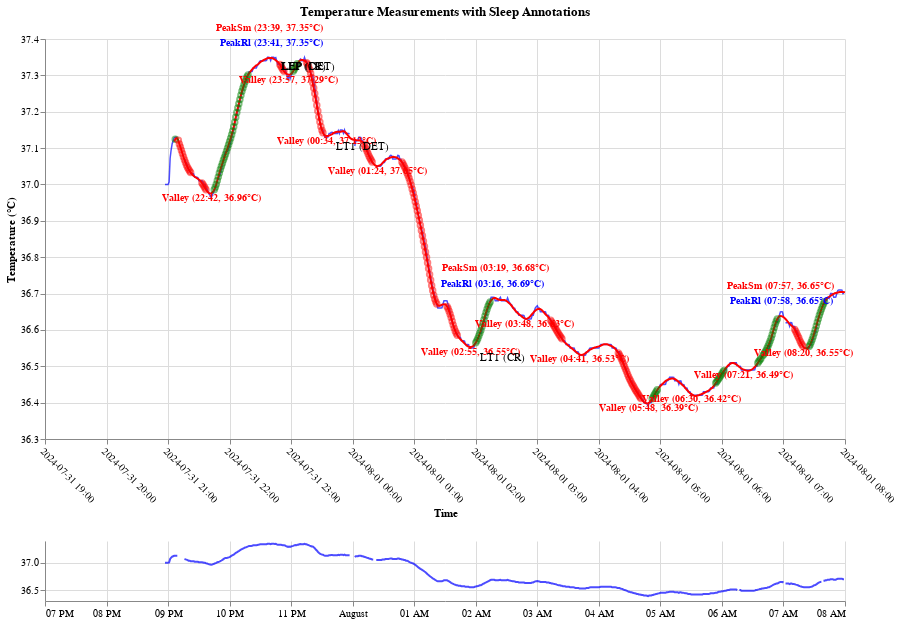

Write notebook code for a chart like this one.
### Code cell
do_it_all('2024-07-31', '19:00:00Z', '08:00:00Z')

### Figure 1 — Vega-Lite specification as saved in the notebook (floating-point values rounded to 4 significant figures; data arrays with more than 128 entries replaced by an {"elided": "..."} marker saying what was removed)
{"config": {"view": {"continuousWidth": 300, "continuousHeight": 300, "stroke": null}, "axis": {"grid": true, "gridColor": "#DCDCDC"}}, "vconcat": [{"layer": [{"data": {"name": "data-267a3133937f069cf3b88b018903c1a9"}, "mark": {"type": "line", "color": "blue", "opacity": 0.7, "strokeWidth": 1.5}, "encoding": {"tooltip": [{"field": "time", "format": "%Y-%m-%d %H:%M:%S", "type": "temporal"}, {"field": "Temp", "type": "quantitative"}], "x": {"axis": {"format": "%Y-%m-%d %H:%M", "labelAngle": 45, "tickCount": 10, "title": "Time"}, "field": "time", "scale": {"domain": {"param": "brush"}}, "type": "temporal"}, "y": {"axis": {"title": "Temperature (°C)"}, "field": "Temp", "scale": {"zero": false}, "type": "quantitative"}}}, {"data": {"name": "data-267a3133937f069cf3b88b018903c1a9"}, "mark": {"type": "line", "color": "red", "strokeWidth": 2}, "encoding": {"tooltip": [{"field": "time", "format": "%Y-%m-%d %H:%M:%S", "type": "temporal"}, {"field": "Temp_Smoothed_Savgol", "type": "quantitative"}], "x": {"field": "time", "type": "temporal"}, "y": {"field": "Temp_Smoothed_Savgol", "type": "quantitative"}}}, {"data": {"name": "data-fcbcf4d35f36e5e512dde4e699e3ad80"}, "mark": {"type": "point", "color": "green", "opacity": 0.5, "size": 30}, "encoding": {"tooltip": [{"field": "time", "format": "%Y-%m-%d %H:%M:%S", "type": "temporal"}, {"field": "Temp_Smoothed_Savgol", "type": "quantitative"}, {"field": "feature", "type": "nominal"}], "x": {"field": "time", "type": "temporal"}, "y": {"field": "Temp_Smoothed_Savgol", "type": "quantitative"}}}, {"data": {"name": "data-57d3488daacf5e772d331db90fa07d07"}, "mark": {"type": "point", "color": "red", "opacity": 0.5, "size": 30}, "encoding": {"tooltip": [{"field": "time", "format": "%Y-%m-%d %H:%M:%S", "type": "temporal"}, {"field": "Temp_Smoothed_Savgol", "type": "quantitative"}, {"field": "feature", "type": "nominal"}], "x": {"field": "time", "type": "temporal"}, "y": {"field": "Temp_Smoothed_Savgol", "type": "quantitative"}}}, {"data": {"name": "data-2ec0c960ca9116d701b496848f085f9c"}, "mark": {"type": "text", "align": "center", "baseline": "bottom", "dy": -25, "fontSize": 10, "fontWeight": "bold"}, "encoding": {"color": {"value": "red"}, "text": {"field": "feature", "type": "nominal"}, "x": {"field": "time", "type": "temporal"}, "y": {"field": "Temp_Smoothed_Savgol", "type": "quantitative"}}}, {"data": {"name": "data-14213e674a8263de45fbd0a7d1953205"}, "mark": {"type": "text", "align": "center", "baseline": "bottom", "dy": -10, "fontSize": 10, "fontWeight": "bold"}, "encoding": {"color": {"value": "blue"}, "text": {"field": "feature", "type": "nominal"}, "x": {"field": "time", "type": "temporal"}, "y": {"field": "Temp_Smoothed_Savgol", "type": "quantitative"}}}, {"data": {"name": "data-195d103e82361124059cb1d93bf16d57"}, "mark": {"type": "text", "align": "center", "baseline": "bottom", "dy": 10, "fontSize": 10, "fontWeight": "bold"}, "encoding": {"color": {"value": "red"}, "text": {"field": "feature", "type": "nominal"}, "x": {"field": "time", "type": "temporal"}, "y": {"field": "Temp_Smoothed_Savgol", "type": "quantitative"}}}, {"data": {"name": "data-c6dda9a12102d15d5e911c71409b6bb9"}, "mark": {"type": "text", "align": "left", "dx": 10, "dy": 10}, "encoding": {"text": {"field": "text", "type": "nominal"}, "x": {"field": "x", "type": "temporal"}, "y": {"field": "y", "type": "quantitative"}}}], "height": 400, "title": "Temperature Measurements with Sleep Annotations", "width": 800}, {"data": {"name": "data-267a3133937f069cf3b88b018903c1a9"}, "mark": {"type": "line", "color": "blue", "opacity": 0.7}, "encoding": {"x": {"axis": {"labelAngle": 0, "tickCount": 10, "title": ""}, "field": "time", "type": "temporal"}, "y": {"axis": {"tickCount": 3, "title": ""}, "field": "Temp", "scale": {"zero": false}, "type": "quantitative"}}, "height": 60, "name": "view_194", "width": 800}], "params": [{"name": "brush", "select": {"type": "interval", "encodings": ["x"]}, "views": ["view_194"]}], "$schema": "https://vega.github.io/schema/vega-lite/v5.20.1.json", "datasets": {"data-267a3133937f069cf3b88b018903c1a9": {"elided": "781 records"}, "data-fcbcf4d35f36e5e512dde4e699e3ad80": [{"time": "2024-07-31T22:07:00+01:00", "Temp": 37.13, "Temp_Interpolated": 37.13, "Temp_Smoothed_Savgol": 37.12, "feature": "Rising Temperature"}, {"time": "2024-07-31T22:45:00+01:00", "Temp": 36.98, "Temp_Interpolated": 36.98, "Temp_Smoothed_Savgol": 36.99, "feature": "Rising Temperature"}, {"time": "2024-07-31T22:46:00+01:00", "Temp": 36.99, "Temp_Interpolated": 36.99, "Temp_Smoothed_Savgol": 36.99, "feature": "Rising Temperature"}, {"time": "2024-07-31T22:47:00+01:00", "Temp": 37.0, "Temp_Interpolated": 37.0, "Temp_Smoothed_Savgol": 37.0, "feature": "Rising Temperature"}, {"time": "2024-07-31T22:48:00+01:00", "Temp": 37.01, "Temp_Interpolated": 37.01, "Temp_Smoothed_Savgol": 37.01, "feature": "Rising Temperature"}, {"time": "2024-07-31T22:49:00+01:00", "Temp": 37.02, "Temp_Interpolated": 37.02, "Temp_Smoothed_Savgol": 37.02, "feature": "Rising Temperature"}, {"time": "2024-07-31T22:50:00+01:00", "Temp": 37.02, "Temp_Interpolated": 37.02, "Temp_Smoothed_Savgol": 37.03, "feature": "Rising Temperature"}, {"time": "2024-07-31T22:51:00+01:00", "Temp": 37.03, "Temp_Interpolated": 37.03, "Temp_Smoothed_Savgol": 37.04, "feature": "Rising Temperature"}, {"time": "2024-07-31T22:52:00+01:00", "Temp": 37.04, "Temp_Interpolated": 37.04, "Temp_Smoothed_Savgol": 37.05, "feature": "Rising Temperature"}, {"time": "2024-07-31T22:53:00+01:00", "Temp": 37.05, "Temp_Interpolated": 37.05, "Temp_Smoothed_Savgol": 37.06, "feature": "Rising Temperature"}, {"time": "2024-07-31T22:54:00+01:00", "Temp": 37.07, "Temp_Interpolated": 37.07, "Temp_Smoothed_Savgol": 37.07, "feature": "Rising Temperature"}, {"time": "2024-07-31T22:55:00+01:00", "Temp": 37.08, "Temp_Interpolated": 37.08, "Temp_Smoothed_Savgol": 37.07, "feature": "Rising Temperature"}, {"time": "2024-07-31T22:56:00+01:00", "Temp": 37.09, "Temp_Interpolated": 37.09, "Temp_Smoothed_Savgol": 37.08, "feature": "Rising Temperature"}, {"time": "2024-07-31T22:57:00+01:00", "Temp": 37.09, "Temp_Interpolated": 37.09, "Temp_Smoothed_Savgol": 37.09, "feature": "Rising Temperature"}, {"time": "2024-07-31T22:58:00+01:00", "Temp": 37.09, "Temp_Interpolated": 37.09, "Temp_Smoothed_Savgol": 37.1, "feature": "Rising Temperature"}, {"time": "2024-07-31T22:59:00+01:00", "Temp": 37.1, "Temp_Interpolated": 37.1, "Temp_Smoothed_Savgol": 37.11, "feature": "Rising Temperature"}, {"time": "2024-07-31T23:00:00+01:00", "Temp": 37.1, "Temp_Interpolated": 37.1, "Temp_Smoothed_Savgol": 37.12, "feature": "Rising Temperature"}, {"time": "2024-07-31T23:01:00+01:00", "Temp": 37.12, "Temp_Interpolated": 37.12, "Temp_Smoothed_Savgol": 37.13, "feature": "Rising Temperature"}, {"time": "2024-07-31T23:02:00+01:00", "Temp": 37.13, "Temp_Interpolated": 37.13, "Temp_Smoothed_Savgol": 37.14, "feature": "Rising Temperature"}, {"time": "2024-07-31T23:03:00+01:00", "Temp": 37.14, "Temp_Interpolated": 37.14, "Temp_Smoothed_Savgol": 37.15, "feature": "Rising Temperature"}, {"time": "2024-07-31T23:04:00+01:00", "Temp": 37.15, "Temp_Interpolated": 37.15, "Temp_Smoothed_Savgol": 37.16, "feature": "Rising Temperature"}, {"time": "2024-07-31T23:05:00+01:00", "Temp": 37.17, "Temp_Interpolated": 37.17, "Temp_Smoothed_Savgol": 37.17, "feature": "Rising Temperature"}, {"time": "2024-07-31T23:06:00+01:00", "Temp": 37.18, "Temp_Interpolated": 37.18, "Temp_Smoothed_Savgol": 37.18, "feature": "Rising Temperature"}, {"time": "2024-07-31T23:07:00+01:00", "Temp": 37.19, "Temp_Interpolated": 37.19, "Temp_Smoothed_Savgol": 37.2, "feature": "Rising Temperature"}, {"time": "2024-07-31T23:08:00+01:00", "Temp": 37.2, "Temp_Interpolated": 37.2, "Temp_Smoothed_Savgol": 37.21, "feature": "Rising Temperature"}, {"time": "2024-07-31T23:09:00+01:00", "Temp": 37.21, "Temp_Interpolated": 37.21, "Temp_Smoothed_Savgol": 37.22, "feature": "Rising Temperature"}, {"time": "2024-07-31T23:10:00+01:00", "Temp": 37.23, "Temp_Interpolated": 37.23, "Temp_Smoothed_Savgol": 37.23, "feature": "Rising Temperature"}, {"time": "2024-07-31T23:11:00+01:00", "Temp": 37.24, "Temp_Interpolated": 37.24, "Temp_Smoothed_Savgol": 37.25, "feature": "Rising Temperature"}, {"time": "2024-07-31T23:12:00+01:00", "Temp": 37.25, "Temp_Interpolated": 37.25, "Temp_Smoothed_Savgol": 37.26, "feature": "Rising Temperature"}, {"time": "2024-07-31T23:13:00+01:00", "Temp": 37.26, "Temp_Interpolated": 37.26, "Temp_Smoothed_Savgol": 37.27, "feature": "Rising Temperature"}, {"time": "2024-07-31T23:14:00+01:00", "Temp": 37.27, "Temp_Interpolated": 37.27, "Temp_Smoothed_Savgol": 37.27, "feature": "Rising Temperature"}, {"time": "2024-07-31T23:15:00+01:00", "Temp": 37.28, "Temp_Interpolated": 37.28, "Temp_Smoothed_Savgol": 37.28, "feature": "Rising Temperature"}, {"time": "2024-07-31T23:16:00+01:00", "Temp": 37.28, "Temp_Interpolated": 37.28, "Temp_Smoothed_Savgol": 37.29, "feature": "Rising Temperature"}, {"time": "2024-07-31T23:17:00+01:00", "Temp": 37.29, "Temp_Interpolated": 37.29, "Temp_Smoothed_Savgol": 37.3, "feature": "Rising Temperature"}, {"time": "2024-07-31T23:18:00+01:00", "Temp": 37.3, "Temp_Interpolated": 37.3, "Temp_Smoothed_Savgol": 37.3, "feature": "Rising Temperature"}, {"time": "2024-08-01T00:02:00+01:00", "Temp": 37.31, "Temp_Interpolated": 37.31, "Temp_Smoothed_Savgol": 37.31, "feature": "Rising Temperature"}, {"time": "2024-08-01T00:03:00+01:00", "Temp": 37.32, "Temp_Interpolated": 37.32, "Temp_Smoothed_Savgol": 37.32, "feature": "Rising Temperature"}, {"time": "2024-08-01T00:04:00+01:00", "Temp": 37.32, "Temp_Interpolated": 37.32, "Temp_Smoothed_Savgol": 37.32, "feature": "Rising Temperature"}, {"time": "2024-08-01T00:05:00+01:00", "Temp": 37.32, "Temp_Interpolated": 37.32, "Temp_Smoothed_Savgol": 37.33, "feature": "Rising Temperature"}, {"time": "2024-08-01T00:06:00+01:00", "Temp": 37.33, "Temp_Interpolated": 37.33, "Temp_Smoothed_Savgol": 37.33, "feature": "Rising Temperature"}, {"time": "2024-08-01T03:00:00+01:00", "Temp": 36.56, "Temp_Interpolated": 36.56, "Temp_Smoothed_Savgol": 36.56, "feature": "Rising Temperature"}, {"time": "2024-08-01T03:01:00+01:00", "Temp": 36.57, "Temp_Interpolated": 36.57, "Temp_Smoothed_Savgol": 36.57, "feature": "Rising Temperature"}, {"time": "2024-08-01T03:02:00+01:00", "Temp": 36.57, "Temp_Interpolated": 36.57, "Temp_Smoothed_Savgol": 36.58, "feature": "Rising Temperature"}, {"time": "2024-08-01T03:03:00+01:00", "Temp": 36.58, "Temp_Interpolated": 36.58, "Temp_Smoothed_Savgol": 36.58, "feature": "Rising Temperature"}, {"time": "2024-08-01T03:04:00+01:00", "Temp": 36.59, "Temp_Interpolated": 36.59, "Temp_Smoothed_Savgol": 36.59, "feature": "Rising Temperature"}, {"time": "2024-08-01T03:05:00+01:00", "Temp": 36.59, "Temp_Interpolated": 36.59, "Temp_Smoothed_Savgol": 36.6, "feature": "Rising Temperature"}, {"time": "2024-08-01T03:06:00+01:00", "Temp": 36.6, "Temp_Interpolated": 36.6, "Temp_Smoothed_Savgol": 36.61, "feature": "Rising Temperature"}, {"time": "2024-08-01T03:07:00+01:00", "Temp": 36.61, "Temp_Interpolated": 36.61, "Temp_Smoothed_Savgol": 36.62, "feature": "Rising Temperature"}, {"time": "2024-08-01T03:08:00+01:00", "Temp": 36.62, "Temp_Interpolated": 36.62, "Temp_Smoothed_Savgol": 36.63, "feature": "Rising Temperature"}, {"time": "2024-08-01T03:09:00+01:00", "Temp": 36.63, "Temp_Interpolated": 36.63, "Temp_Smoothed_Savgol": 36.64, "feature": "Rising Temperature"}, {"time": "2024-08-01T03:10:00+01:00", "Temp": 36.64, "Temp_Interpolated": 36.64, "Temp_Smoothed_Savgol": 36.65, "feature": "Rising Temperature"}, {"time": "2024-08-01T03:11:00+01:00", "Temp": 36.65, "Temp_Interpolated": 36.65, "Temp_Smoothed_Savgol": 36.66, "feature": "Rising Temperature"}, {"time": "2024-08-01T03:12:00+01:00", "Temp": 36.66, "Temp_Interpolated": 36.66, "Temp_Smoothed_Savgol": 36.66, "feature": "Rising Temperature"}, {"time": "2024-08-01T03:13:00+01:00", "Temp": 36.67, "Temp_Interpolated": 36.67, "Temp_Smoothed_Savgol": 36.67, "feature": "Rising Temperature"}, {"time": "2024-08-01T03:14:00+01:00", "Temp": 36.68, "Temp_Interpolated": 36.68, "Temp_Smoothed_Savgol": 36.68, "feature": "Rising Temperature"}, {"time": "2024-08-01T05:52:00+01:00", "Temp": 36.41, "Temp_Interpolated": 36.41, "Temp_Smoothed_Savgol": 36.41, "feature": "Rising Temperature"}, {"time": "2024-08-01T05:53:00+01:00", "Temp": 36.41, "Temp_Interpolated": 36.41, "Temp_Smoothed_Savgol": 36.42, "feature": "Rising Temperature"}, {"time": "2024-08-01T05:54:00+01:00", "Temp": 36.42, "Temp_Interpolated": 36.42, "Temp_Smoothed_Savgol": 36.42, "feature": "Rising Temperature"}, {"time": "2024-08-01T05:55:00+01:00", "Temp": 36.42, "Temp_Interpolated": 36.42, "Temp_Smoothed_Savgol": 36.43, "feature": "Rising Temperature"}, {"time": "2024-08-01T05:56:00+01:00", "Temp": 36.43, "Temp_Interpolated": 36.43, "Temp_Smoothed_Savgol": 36.43, "feature": "Rising Temperature"}, {"time": "2024-08-01T05:57:00+01:00", "Temp": 36.43, "Temp_Interpolated": 36.43, "Temp_Smoothed_Savgol": 36.44, "feature": "Rising Temperature"}, {"time": "2024-08-01T06:54:00+01:00", "Temp": 36.45, "Temp_Interpolated": 36.45, "Temp_Smoothed_Savgol": 36.45, "feature": "Rising Temperature"}, {"time": "2024-08-01T06:55:00+01:00", "Temp": 36.45, "Temp_Interpolated": 36.45, "Temp_Smoothed_Savgol": 36.46, "feature": "Rising Temperature"}, {"time": "2024-08-01T06:56:00+01:00", "Temp": 36.46, "Temp_Interpolated": 36.46, "Temp_Smoothed_Savgol": 36.46, "feature": "Rising Temperature"}, {"time": "2024-08-01T06:57:00+01:00", "Temp": 36.47, "Temp_Interpolated": 36.47, "Temp_Smoothed_Savgol": 36.47, "feature": "Rising Temperature"}, {"time": "2024-08-01T06:58:00+01:00", "Temp": 36.47, "Temp_Interpolated": 36.47, "Temp_Smoothed_Savgol": 36.47, "feature": "Rising Temperature"}, {"time": "2024-08-01T06:59:00+01:00", "Temp": 36.47, "Temp_Interpolated": 36.47, "Temp_Smoothed_Savgol": 36.47, "feature": "Rising Temperature"}, {"time": "2024-08-01T07:00:00+01:00", "Temp": 36.48, "Temp_Interpolated": 36.48, "Temp_Smoothed_Savgol": 36.48, "feature": "Rising Temperature"}, {"time": "2024-08-01T07:01:00+01:00", "Temp": 36.48, "Temp_Interpolated": 36.48, "Temp_Smoothed_Savgol": 36.48, "feature": "Rising Temperature"}, {"time": "2024-08-01T07:02:00+01:00", "Temp": 36.48, "Temp_Interpolated": 36.48, "Temp_Smoothed_Savgol": 36.49, "feature": "Rising Temperature"}, {"time": "2024-08-01T07:35:00+01:00", "Temp": 36.51, "Temp_Interpolated": 36.51, "Temp_Smoothed_Savgol": 36.51, "feature": "Rising Temperature"}, {"time": "2024-08-01T07:36:00+01:00", "Temp": 36.51, "Temp_Interpolated": 36.51, "Temp_Smoothed_Savgol": 36.51, "feature": "Rising Temperature"}, {"time": "2024-08-01T07:37:00+01:00", "Temp": 36.52, "Temp_Interpolated": 36.52, "Temp_Smoothed_Savgol": 36.52, "feature": "Rising Temperature"}, {"time": "2024-08-01T07:38:00+01:00", "Temp": 36.52, "Temp_Interpolated": 36.52, "Temp_Smoothed_Savgol": 36.52, "feature": "Rising Temperature"}, {"time": "2024-08-01T07:40:00+01:00", "Temp": 36.53, "Temp_Interpolated": 36.53, "Temp_Smoothed_Savgol": 36.53, "feature": "Rising Temperature"}, {"time": "2024-08-01T07:41:00+01:00", "Temp": 36.53, "Temp_Interpolated": 36.53, "Temp_Smoothed_Savgol": 36.53, "feature": "Rising Temperature"}, {"time": "2024-08-01T07:42:00+01:00", "Temp": 36.54, "Temp_Interpolated": 36.54, "Temp_Smoothed_Savgol": 36.54, "feature": "Rising Temperature"}, {"time": "2024-08-01T07:43:00+01:00", "Temp": 36.54, "Temp_Interpolated": 36.54, "Temp_Smoothed_Savgol": 36.54, "feature": "Rising Temperature"}, {"time": "2024-08-01T07:44:00+01:00", "Temp": 36.54, "Temp_Interpolated": 36.54, "Temp_Smoothed_Savgol": 36.55, "feature": "Rising Temperature"}, {"time": "2024-08-01T07:45:00+01:00", "Temp": 36.55, "Temp_Interpolated": 36.55, "Temp_Smoothed_Savgol": 36.56, "feature": "Rising Temperature"}, {"time": "2024-08-01T07:46:00+01:00", "Temp": 36.55, "Temp_Interpolated": 36.55, "Temp_Smoothed_Savgol": 36.56, "feature": "Rising Temperature"}, {"time": "2024-08-01T07:47:00+01:00", "Temp": 36.56, "Temp_Interpolated": 36.56, "Temp_Smoothed_Savgol": 36.57, "feature": "Rising Temperature"}, {"time": "2024-08-01T07:48:00+01:00", "Temp": 36.57, "Temp_Interpolated": 36.57, "Temp_Smoothed_Savgol": 36.58, "feature": "Rising Temperature"}, {"time": "2024-08-01T07:49:00+01:00", "Temp": 36.58, "Temp_Interpolated": 36.58, "Temp_Smoothed_Savgol": 36.59, "feature": "Rising Temperature"}, {"time": "2024-08-01T07:50:00+01:00", "Temp": 36.59, "Temp_Interpolated": 36.59, "Temp_Smoothed_Savgol": 36.6, "feature": "Rising Temperature"}, {"time": "2024-08-01T07:51:00+01:00", "Temp": 36.6, "Temp_Interpolated": 36.6, "Temp_Smoothed_Savgol": 36.61, "feature": "Rising Temperature"}, {"time": "2024-08-01T07:52:00+01:00", "Temp": 36.61, "Temp_Interpolated": 36.61, "Temp_Smoothed_Savgol": 36.62, "feature": "Rising Temperature"}, {"time": "2024-08-01T07:53:00+01:00", "Temp": 36.62, "Temp_Interpolated": 36.62, "Temp_Smoothed_Savgol": 36.62, "feature": "Rising Temperature"}, {"time": "2024-08-01T07:54:00+01:00", "Temp": 36.62, "Temp_Interpolated": 36.62, "Temp_Smoothed_Savgol": 36.63, "feature": "Rising Temperature"}, {"time": "2024-08-01T08:25:00+01:00", "Temp": 36.55, "Temp_Interpolated": 36.55, "Temp_Smoothed_Savgol": 36.55, "feature": "Rising Temperature"}, {"time": "2024-08-01T08:26:00+01:00", "Temp": 36.56, "Temp_Interpolated": 36.56, "Temp_Smoothed_Savgol": 36.56, "feature": "Rising Temperature"}, {"time": "2024-08-01T08:27:00+01:00", "Temp": 36.56, "Temp_Interpolated": 36.56, "Temp_Smoothed_Savgol": 36.57, "feature": "Rising Temperature"}, {"time": "2024-08-01T08:28:00+01:00", "Temp": 36.57, "Temp_Interpolated": 36.57, "Temp_Smoothed_Savgol": 36.57, "feature": "Rising Temperature"}, {"time": "2024-08-01T08:29:00+01:00", "Temp": 36.58, "Temp_Interpolated": 36.58, "Temp_Smoothed_Savgol": 36.58, "feature": "Rising Temperature"}, {"time": "2024-08-01T08:30:00+01:00", "Temp": 36.59, "Temp_Interpolated": 36.59, "Temp_Smoothed_Savgol": 36.59, "feature": "Rising Temperature"}, {"time": "2024-08-01T08:31:00+01:00", "Temp": 36.59, "Temp_Interpolated": 36.59, "Temp_Smoothed_Savgol": 36.6, "feature": "Rising Temperature"}, {"time": "2024-08-01T08:32:00+01:00", "Temp": 36.6, "Temp_Interpolated": 36.6, "Temp_Smoothed_Savgol": 36.61, "feature": "Rising Temperature"}, {"time": "2024-08-01T08:33:00+01:00", "Temp": 36.62, "Temp_Interpolated": 36.62, "Temp_Smoothed_Savgol": 36.62, "feature": "Rising Temperature"}, {"time": "2024-08-01T08:34:00+01:00", "Temp": 36.63, "Temp_Interpolated": 36.63, "Temp_Smoothed_Savgol": 36.63, "feature": "Rising Temperature"}, {"time": "2024-08-01T08:35:00+01:00", "Temp": 36.64, "Temp_Interpolated": 36.64, "Temp_Smoothed_Savgol": 36.64, "feature": "Rising Temperature"}, {"time": "2024-08-01T08:36:00+01:00", "Temp": 36.65, "Temp_Interpolated": 36.65, "Temp_Smoothed_Savgol": 36.65, "feature": "Rising Temperature"}, {"time": "2024-08-01T08:37:00+01:00", "Temp": 36.65, "Temp_Interpolated": 36.65, "Temp_Smoothed_Savgol": 36.66, "feature": "Rising Temperature"}, {"time": "2024-08-01T08:38:00+01:00", "Temp": null, "Temp_Interpolated": 36.66, "Temp_Smoothed_Savgol": 36.66, "feature": "Rising Temperature"}, {"time": "2024-08-01T08:39:00+01:00", "Temp": 36.67, "Temp_Interpolated": 36.67, "Temp_Smoothed_Savgol": 36.67, "feature": "Rising Temperature"}, {"time": "2024-08-01T08:40:00+01:00", "Temp": 36.67, "Temp_Interpolated": 36.67, "Temp_Smoothed_Savgol": 36.68, "feature": "Rising Temperature"}], "data-57d3488daacf5e772d331db90fa07d07": {"elided": "139 records"}, "data-2ec0c960ca9116d701b496848f085f9c": [{"time": "2024-07-31T23:39:00+01:00", "Temp": 37.35, "Temp_Interpolated": 37.35, "Temp_Smoothed_Savgol": 37.35, "feature": "PeakSm (23:39, 37.35°C)"}, {"time": "2024-08-01T03:19:00+01:00", "Temp": 36.68, "Temp_Interpolated": 36.68, "Temp_Smoothed_Savgol": 36.69, "feature": "PeakSm (03:19, 36.68°C)"}, {"time": "2024-08-01T07:57:00+01:00", "Temp": 36.65, "Temp_Interpolated": 36.65, "Temp_Smoothed_Savgol": 36.64, "feature": "PeakSm (07:57, 36.65°C)"}], "data-14213e674a8263de45fbd0a7d1953205": [{"time": "2024-07-31T23:41:00+01:00", "Temp": 37.35, "Temp_Interpolated": 37.35, "Temp_Smoothed_Savgol": 37.35, "feature": "PeakRl (23:41, 37.35°C)"}, {"time": "2024-08-01T03:16:00+01:00", "Temp": 36.69, "Temp_Interpolated": 36.69, "Temp_Smoothed_Savgol": 36.68, "feature": "PeakRl (03:16, 36.69°C)"}, {"time": "2024-08-01T07:58:00+01:00", "Temp": 36.65, "Temp_Interpolated": 36.65, "Temp_Smoothed_Savgol": 36.64, "feature": "PeakRl (07:58, 36.65°C)"}], "data-195d103e82361124059cb1d93bf16d57": [{"time": "2024-07-31T22:42:00+01:00", "Temp": 36.96, "Temp_Interpolated": 36.96, "Temp_Smoothed_Savgol": 36.98, "feature": "Valley (22:42, 36.96°C)"}, {"time": "2024-07-31T23:57:00+01:00", "Temp": 37.29, "Temp_Interpolated": 37.29, "Temp_Smoothed_Savgol": 37.3, "feature": "Valley (23:57, 37.29°C)"}, {"time": "2024-08-01T00:34:00+01:00", "Temp": 37.13, "Temp_Interpolated": 37.13, "Temp_Smoothed_Savgol": 37.13, "feature": "Valley (00:34, 37.13°C)"}, {"time": "2024-08-01T01:24:00+01:00", "Temp": 37.05, "Temp_Interpolated": 37.05, "Temp_Smoothed_Savgol": 37.05, "feature": "Valley (01:24, 37.05°C)"}, {"time": "2024-08-01T02:55:00+01:00", "Temp": 36.55, "Temp_Interpolated": 36.55, "Temp_Smoothed_Savgol": 36.55, "feature": "Valley (02:55, 36.55°C)"}, {"time": "2024-08-01T03:48:00+01:00", "Temp": 36.63, "Temp_Interpolated": 36.63, "Temp_Smoothed_Savgol": 36.63, "feature": "Valley (03:48, 36.63°C)"}, {"time": "2024-08-01T04:41:00+01:00", "Temp": 36.53, "Temp_Interpolated": 36.53, "Temp_Smoothed_Savgol": 36.53, "feature": "Valley (04:41, 36.53°C)"}, {"time": "2024-08-01T05:48:00+01:00", "Temp": 36.39, "Temp_Interpolated": 36.39, "Temp_Smoothed_Savgol": 36.4, "feature": "Valley (05:48, 36.39°C)"}, {"time": "2024-08-01T06:30:00+01:00", "Temp": 36.42, "Temp_Interpolated": 36.42, "Temp_Smoothed_Savgol": 36.42, "feature": "Valley (06:30, 36.42°C)"}, {"time": "2024-08-01T07:21:00+01:00", "Temp": 36.49, "Temp_Interpolated": 36.49, "Temp_Smoothed_Savgol": 36.49, "feature": "Valley (07:21, 36.49°C)"}, {"time": "2024-08-01T08:20:00+01:00", "Temp": 36.55, "Temp_Interpolated": 36.55, "Temp_Smoothed_Savgol": 36.55, "feature": "Valley (08:20, 36.55°C)"}], "data-c6dda9a12102d15d5e911c71409b6bb9": [{"x": "2024-07-31T23:40:00+01:00", "y": 37.35, "text": "LEP (CR)"}, {"x": "2024-07-31T23:41:00+01:00", "y": 37.35, "text": "LEP (DET)"}, {"x": "2024-08-01T02:54:00+01:00", "y": 36.55, "text": "LT1 (CR)"}, {"x": "2024-08-01T00:34:00+01:00", "y": 37.13, "text": "LT1 (DET)"}]}}
